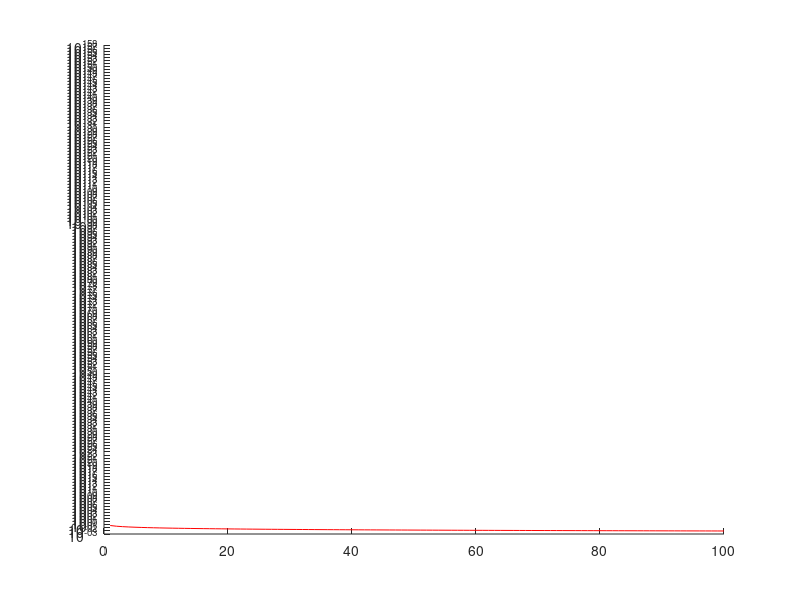

The MATLAB script that drew this image:
clc;
clear;

s=[];
t=[];

n=1:100;

s(1)= exp(-1)*(exp(1)-1);
for i=2:1:100
    s(i)=1-(i+1)*s(i-1);
end

t(1000)=0;
for i=999:-1:1
    t(i)=(1-t(i+1))/i;
end


hold on
semilogy(n,s(1:100),'k')
semilogy(n,t(1:100),'r')
hold off




